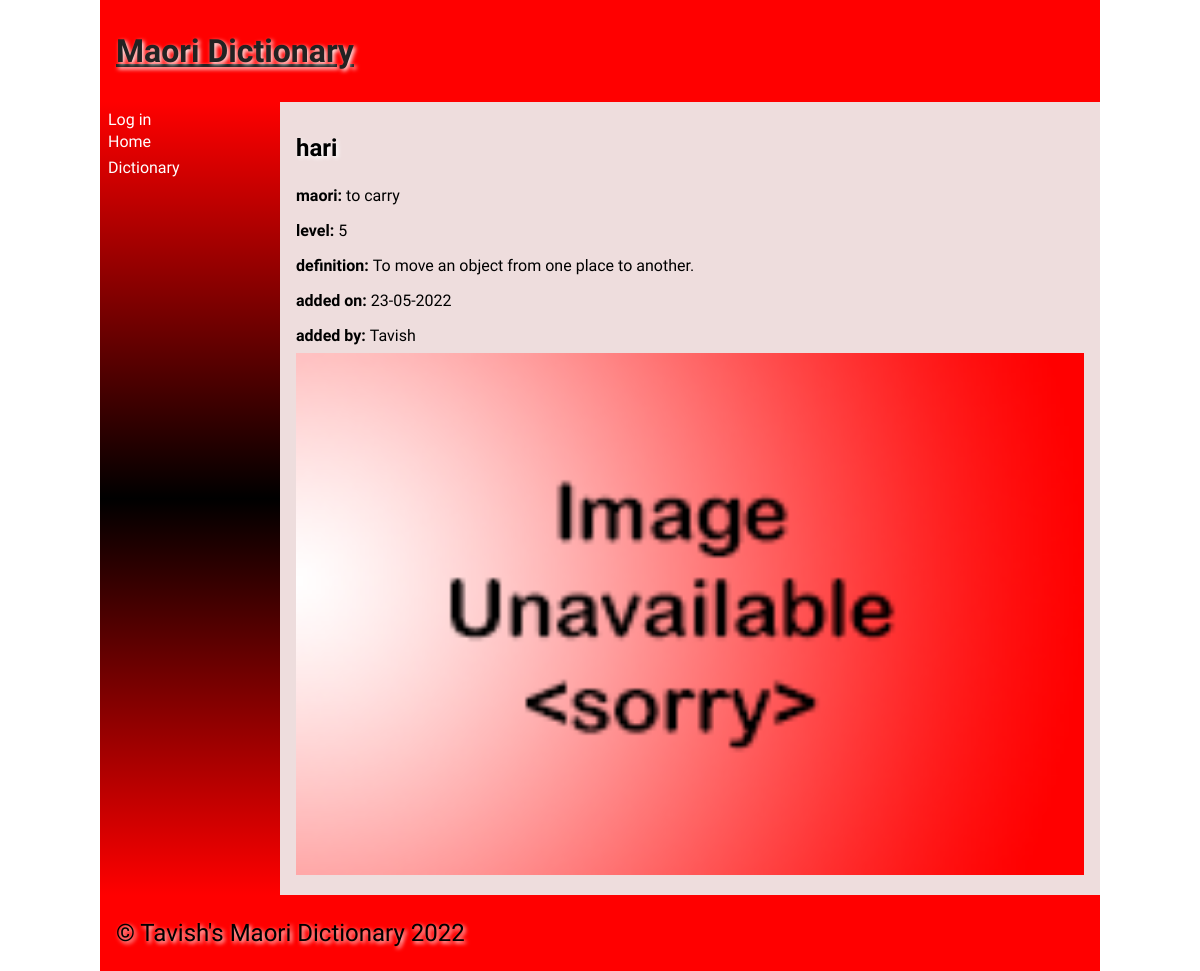
Page /words/hari on the committed database.
### tables this page shows
CREATE TABLE "words"
(
    id         integer
        constraint words_pk
            primary key autoincrement,
    english    varchar(30),
    maori      varchar(30),
    definition varchar(200),
    level      integer(2),
    image      varchar(15),
    userid     integer
        references users,
    timestamp  DATETIME
);

CREATE TABLE users
(
    id       integer
        constraint users_pk
            primary key autoincrement,
    fname    VARCHAR(30),
    lname    VARCHAR(30),
    email    VARCHAR(80),
    password CHAR(60)
);

### app.py (the view)
@app.route('/words/<xword>')  # detailed display of words once clicking on the intial display
def render_word_page(xword):  # xword is the word that is being clicked on
    if is_logged_in():  # only needs userid if logged in which allows people who aren't logged in to also view the dictionary
        userid = session['userid']
    con = create_connection(DB_NAME)
    cur = con.cursor()
    cur.execute("SELECT english, maori, level, definition, image, timestamp, id, userid FROM words WHERE english=?",
                (xword,))  # executes query and passes the word being clicked on
    word_data = cur.fetchall()
    print(word_data)
    cur.execute("SELECT fname FROM users WHERE id=?", (word_data[0][7],))
    user_data = cur.fetchall()
    con.commit()
    con.close()
    print(user_data)
    return render_template('words.html', logged_in=is_logged_in(), words=word_data, users=user_data)

### app.py (called while the page is built)
def is_logged_in():
    if session.get('email') is None:  # if email not entered, then user isn't logged in
        print('Not logged in')
        return False
    else:
        print('Logged in')  # if email is entered then user is logged in
        return True

def create_connection(db_file):
    try:
        connection = sqlite3.connect(db_file)
        connection.execute('pragma foreign_keys=ON')
        return connection
    except Error as e:
        print(e)
    return None

### templates/words.html (shortened to what this page needs)
{% extends "base.html" %}
{%block heading%}<a href="/"><strong> Maori Dictionary</strong></a> {% endblock %}
{% block main %}
<div id="words">
    {% for words in words %}
    <div class="product-box">
        <h2> {{ words[0] }}</h2>
        <p><strong> maori: </strong> {{ words[1] }}</p>
        <p><strong> level: </strong> {{ words[2] }}</p>
        <p><strong> definition: </strong> {{ words[3] }}</p>
        <p><strong> added on: </strong> {{ words[5] }}</p>
        <p><strong> added by: </strong> {{ users[0][0] }}</p>
        <img src="/static/images/{{words[4] }}">
    </div>
    {% endfor %}
</div>
{% endblock %}

### static/css/style.css (style rules this page uses)
* { font-family: Comfortaa, sans-serif; margin: 0; padding: 0; box-sizing: border-box; }
h1, h2, h3, h4 { padding: 1rem 0; font-family: 'Suez One', serif; color: #000; text-shadow: 2px 2px 4px #fff; }
p { padding: 0.5rem 0; }
a { color: #222; }
img { width: 100%; }

### rows in the picture
words: english "hari", maori "to carry", level "5", definition "To move an object from one place to another.", timestamp "23-05-2022", image (placeholder picture)
users: fname "Tavish"
